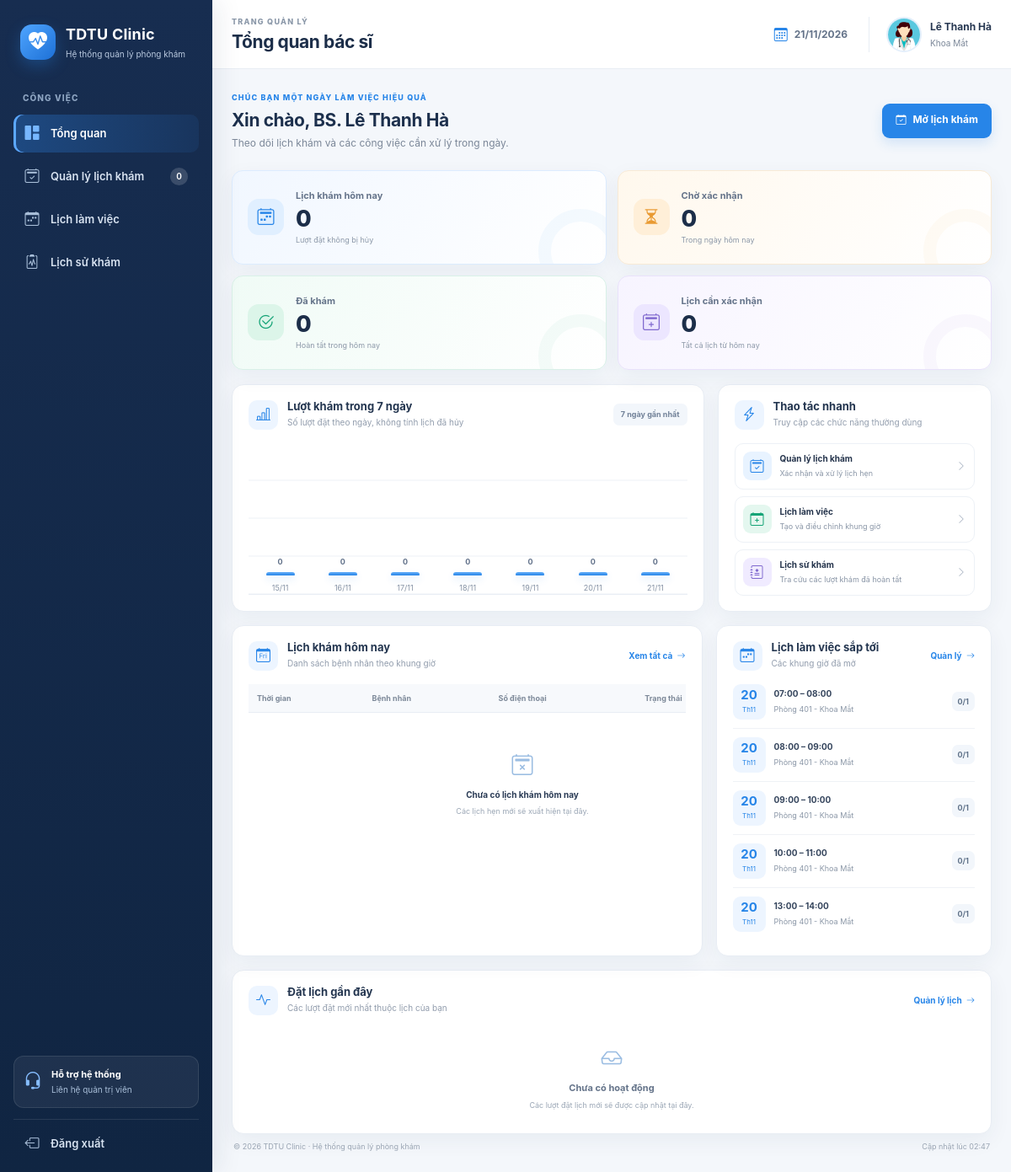
Page /doctor/dashboard.php (signed in) on the committed database.
### tables this page shows
CREATE TABLE IF NOT EXISTS BacSi (
    MaBS VARCHAR(10) PRIMARY KEY,
    MaTK INT NOT NULL UNIQUE,
    MaCK INT NOT NULL,
    HoTen VARCHAR(150) NOT NULL,
    GioiTinh VARCHAR(20),
    NgaySinh DATE,
    SoDienThoai VARCHAR(20),
    Email VARCHAR(150),
    HocVi VARCHAR(150),
    ChuyenMon VARCHAR(255),
    KinhNghiem INT NOT NULL DEFAULT 0,
    AnhDaiDien VARCHAR(255),
    TrangThai TINYINT(1) NOT NULL DEFAULT 1,

    CONSTRAINT FK_BacSi_TaiKhoan
        FOREIGN KEY (MaTK)
        REFERENCES TaiKhoan(MaTK)
        ON UPDATE CASCADE
        ON DELETE RESTRICT,

    CONSTRAINT FK_BacSi_ChuyenKhoa
        FOREIGN KEY (MaCK)
        REFERENCES ChuyenKhoa(MaCK)
        ON UPDATE CASCADE
        ON DELETE RESTRICT,

    INDEX idx_bacsi_mack (MaCK),
    INDEX idx_bacsi_hoten (HoTen)
);

CREATE TABLE IF NOT EXISTS ChuyenKhoa (
    MaCK INT AUTO_INCREMENT PRIMARY KEY,
    MaVietTat VARCHAR(10) NOT NULL UNIQUE,
    TenChuyenKhoa VARCHAR(150) NOT NULL UNIQUE,
    MoTa TEXT,
    TrangThai TINYINT(1) NOT NULL DEFAULT 1
);

CREATE TABLE IF NOT EXISTS LichKham (
    MaLich INT AUTO_INCREMENT PRIMARY KEY,
    MaBS VARCHAR(10) NOT NULL,
    MaPK INT NULL,
    NgayKham DATE NOT NULL,
    GioBatDau TIME NOT NULL,
    GioKetThuc TIME NOT NULL,
    SoLuongToiDa INT NOT NULL DEFAULT 1,
    SoLuongDaDat INT NOT NULL DEFAULT 0,
    TrangThai ENUM('Mo', 'Day', 'Huy') NOT NULL DEFAULT 'Mo',
    GhiChu VARCHAR(500),

    CONSTRAINT FK_LichKham_BacSi
        FOREIGN KEY (MaBS)
        REFERENCES BacSi(MaBS)
        ON UPDATE CASCADE
        ON DELETE RESTRICT,

    CONSTRAINT FK_LichKham_PhongKham
        FOREIGN KEY (MaPK)
        REFERENCES PhongKham(MaPK)
        ON UPDATE CASCADE
        ON DELETE RESTRICT,

    CONSTRAINT CK_LichKham_ThoiGian
        CHECK (GioKetThuc > GioBatDau),

    CONSTRAINT CK_LichKham_SoLuong
        CHECK (SoLuongToiDa > 0 AND SoLuongDaDat >= 0),

    UNIQUE KEY uq_lich_bacsi (MaBS, NgayKham, GioBatDau),
    INDEX idx_lich_ngay (NgayKham),
    INDEX idx_lich_phong (MaPK)
);

CREATE TABLE IF NOT EXISTS PhongKham (
    MaPK INT AUTO_INCREMENT PRIMARY KEY,
    TenPhong VARCHAR(100) NOT NULL,
    ViTri VARCHAR(255),
    TrangThai TINYINT(1) NOT NULL DEFAULT 1
);

### doctor/dashboard.php (the view, shortened to what this page needs)
<?php
require_once __DIR__ . '/../config/database.php';
function doctorDashboardEscape($value): string
{
    return htmlspecialchars((string)$value, ENT_QUOTES, 'UTF-8');
}
$stmt = $pdo->prepare(
    'SELECT bs.*, ck.TenChuyenKhoa
     FROM BacSi bs
     LEFT JOIN ChuyenKhoa ck ON ck.MaCK = bs.MaCK
     WHERE bs.MaTK = ?
     LIMIT 1'
);
$stmt->execute([$_SESSION['user']['MaTK']]);
$bacSi = $stmt->fetch();
$maBS = $bacSi['MaBS'];
$stmt = $pdo->prepare(
    "SELECT
        COUNT(dl.MaDatLich) AS total,
        COALESCE(SUM(dl.TrangThai = 'ChoXacNhan'), 0) AS pending,
        COALESCE(SUM(dl.TrangThai = 'DaXacNhan'), 0) AS confirmed,
        COALESCE(SUM(dl.TrangThai = 'DaKham'), 0) AS completed,
        COALESCE(SUM(dl.TrangThai = 'VangMat'), 0) AS missed
     FROM LichKham lk
     LEFT JOIN DatLich dl
        ON dl.MaLich = lk.MaLich
       AND dl.TrangThai <> 'DaHuy'
     WHERE lk.MaBS = ?
       AND lk.NgayKham = CURDATE()"
);
$stmt->execute([$maBS]);
$todayStats = $stmt->fetch();
$stmt = $pdo->prepare(
    "SELECT COUNT(*)
     FROM DatLich dl
     JOIN LichKham lk ON lk.MaLich = dl.MaLich
     WHERE lk.MaBS = ?
       AND lk.NgayKham >= CURDATE()
       AND dl.TrangThai = 'ChoXacNhan'"
);
$stmt->execute([$maBS]);
$pendingUpcoming = (int)$stmt->fetchColumn();
$stmt = $pdo->prepare(
    "SELECT
        lk.NgayKham,
        COUNT(dl.MaDatLich) AS total
     FROM LichKham lk
     LEFT JOIN DatLich dl
        ON dl.MaLich = lk.MaLich
       AND dl.TrangThai <> 'DaHuy'
     WHERE lk.MaBS = ?
       AND lk.NgayKham BETWEEN DATE_SUB(CURDATE(), INTERVAL 6 DAY) AND CURDATE()
     GROUP BY lk.NgayKham
     ORDER BY lk.NgayKham"
);
$stmt->execute([$maBS]);
$weeklyRows = $stmt->fetchAll();
$weeklyMap = [];
foreach ($weeklyRows as $row) {
    $weeklyMap[$row['NgayKham']] = (int)$row['total'];
}
$weeklyStats = [];
$weeklyMax = 1;
for ($i = 6; $i >= 0; $i--) {
    $date = date('Y-m-d', strtotime('-' . $i . ' days'));
    $count = $weeklyMap[$date] ?? 0;
    $weeklyStats[] = ['date' => $date, 'count' => $count];
    $weeklyMax = max($weeklyMax, $count);
}
$stmt = $pdo->prepare(
    "SELECT
        dl.MaDatLich,
        bn.HoTen,
        bn.SoDienThoai,
        lk.NgayKham,
        lk.GioBatDau,
        lk.GioKetThuc,
        dl.TrangThai,
        dl.LyDoKham
     FROM DatLich dl
     JOIN BenhNhan bn ON bn.MaBN = dl.MaBN
     JOIN LichKham lk ON lk.MaLich = dl.MaLich
     WHERE lk.MaBS = ?
       AND lk.NgayKham = CURDATE()
       AND dl.TrangThai <> 'DaHuy'
     ORDER BY lk.GioBatDau ASC
     LIMIT 8"
);
$stmt->execute([$maBS]);
$todayAppointments = $stmt->fetchAll();
$stmt = $pdo->prepare(
    "SELECT
        lk.NgayKham,
        lk.GioBatDau,
        lk.GioKetThuc,
        lk.SoLuongDaDat,
        lk.SoLuongToiDa,
        lk.TrangThai,
        pk.TenPhong
     FROM LichKham lk
     LEFT JOIN PhongKham pk ON pk.MaPK = lk.MaPK
     WHERE lk.MaBS = ?
       AND lk.NgayKham >= CURDATE()
       AND lk.TrangThai <> 'Huy'
     ORDER BY lk.NgayKham ASC, lk.GioBatDau ASC
     LIMIT 5"
);
$stmt->execute([$maBS]);
$upcomingSchedules = $stmt->fetchAll();
$stmt = $pdo->prepare(
    "SELECT
        bn.HoTen,
        lk.NgayKham,
        lk.GioBatDau,
        dl.NgayDat,
        dl.TrangThai
     FROM DatLich dl
     JOIN BenhNhan bn ON bn.MaBN = dl.MaBN
     JOIN LichKham lk ON lk.MaLich = dl.MaLich
     WHERE lk.MaBS = ?
     ORDER BY dl.NgayDat DESC
     LIMIT 5"
);
$stmt->execute([$maBS]);
$recentBookings = $stmt->fetchAll();
$avatar = trim((string)($bacSi['AnhDaiDien'] ?? ''));
$avatarUrl = $avatar !== '' ? '../' . ltrim($avatar, '/') : '../assets/img/health/doctor.jpg';
$todayLabel = date('d/m/Y');
?>
<!doctype html>
<html lang="vi">
<head>
    <link href="../assets/vendor/bootstrap/css/bootstrap.min.css" rel="stylesheet">
    <link href="../assets/vendor/bootstrap-icons/bootstrap-icons.min.css" rel="stylesheet">
    <link href="../assets/css/dashboard.css" rel="stylesheet">
</head>
<body class="clinic-dashboard-page">
<div class="dashboard-shell">
    <aside class="dashboard-sidebar" id="dashboardSidebar">
        <a class="sidebar-brand" href="dashboard.php">
            <span class="brand-mark"><i class="bi bi-heart-pulse-fill"></i></span>
            <span><strong>TDTU Clinic</strong><small>Hệ thống quản lý phòng khám</small></span>
        </a>
        <div class="sidebar-caption">CÔNG VIỆC</div>
        <nav class="sidebar-nav">
            <a class="sidebar-link active" href="dashboard.php"><i class="bi bi-grid-1x2-fill"></i><span>Tổng quan</span></a>
            <a class="sidebar-link" href="appointments.php"><i class="bi bi-calendar2-check"></i><span>Quản lý lịch khám</span><span class="sidebar-count"><?= (int)$pendingUpcoming ?></span></a>
            <a class="sidebar-link" href="schedules.php"><i class="bi bi-calendar-week"></i><span>Lịch làm việc</span></a>
            <a class="sidebar-link" href="history.php"><i class="bi bi-clipboard2-pulse"></i><span>Lịch sử khám</span></a>
        </nav>
        <div class="sidebar-bottom">
            <div class="sidebar-help"><i class="bi bi-headset"></i><div><strong>Hỗ trợ hệ thống</strong><span>Liên hệ quản trị viên</span></div></div>
            <a class="sidebar-link sidebar-logout" href="../logout.php"><i class="bi bi-box-arrow-left"></i><span>Đăng xuất</span></a>
        </div>
    </aside>
    <main class="dashboard-main">
        <header class="dashboard-topbar">
            <div class="topbar-heading"><span class="eyebrow">TRANG QUẢN LÝ</span><h1>Tổng quan bác sĩ</h1></div>
            <div class="topbar-actions">
                <div class="topbar-date"><i class="bi bi-calendar3"></i><span><?= doctorDashboardEscape($todayLabel) ?></span></div>
                <div class="topbar-user">
                    <img src="<?= doctorDashboardEscape($avatarUrl) ?>" alt="Ảnh bác sĩ" onerror="this.src='../assets/img/health/doctor.jpg'">
                    <div><strong><?= doctorDashboardEscape($bacSi['HoTen']) ?></strong><small><?= doctorDashboardEscape($bacSi['TenChuyenKhoa'] ?? 'Bác sĩ') ?></small></div>
                </div>
            </div>
        </header>
        <div class="dashboard-content">
            <section class="welcome-row">
                <div><p class="welcome-kicker">CHÚC BẠN MỘT NGÀY LÀM VIỆC HIỆU QUẢ</p><h2>Xin chào, BS. <?= doctorDashboardEscape($bacSi['HoTen']) ?></h2><p>Theo dõi lịch khám và các công việc cần xử lý trong ngày.</p></div>
                <a class="btn btn-primary dashboard-primary-btn" href="appointments.php"><i class="bi bi-calendar-check me-2"></i>Mở lịch khám</a>
            </section>
            <section class="stats-grid stats-grid-doctor">
                <article class="stat-card stat-blue"><div class="stat-icon"><i class="bi bi-calendar2-week"></i></div><div class="stat-copy"><span>Lịch khám hôm nay</span><strong><?= (int)$todayStats['total'] ?></strong><small>Lượt đặt không bị hủy</small></div></article>
                <article class="stat-card stat-orange"><div class="stat-icon"><i class="bi bi-hourglass-split"></i></div><div class="stat-copy"><span>Chờ xác nhận</span><strong><?= (int)$todayStats['pending'] ?></strong><small>Trong ngày hôm nay</small></div></article>
                <article class="stat-card stat-green"><div class="stat-icon"><i class="bi bi-check2-circle"></i></div><div class="stat-copy"><span>Đã khám</span><strong><?= (int)$todayStats['completed'] ?></strong><small>Hoàn tất trong hôm nay</small></div></article>
                <article class="stat-card stat-purple"><div class="stat-icon"><i class="bi bi-calendar2-plus"></i></div><div class="stat-copy"><span>Lịch cần xác nhận</span><strong><?= $pendingUpcoming ?></strong><small>Tất cả lịch từ hôm nay</small></div></article>
            </section>
            <section class="dashboard-grid dashboard-grid-main">
                <article class="dashboard-panel panel-chart">
                    <div class="panel-heading"><div><span class="panel-icon"><i class="bi bi-bar-chart-line"></i></span><div><h3>Lượt khám trong 7 ngày</h3><p>Số lượt đặt theo ngày, không tính lịch đã hủy</p></div></div><span class="panel-tag">7 ngày gần nhất</span></div>
                    <div class="weekly-chart" role="img" aria-label="Biểu đồ lượt khám trong 7 ngày gần nhất">
                        <?php foreach ($weeklyStats as $day): ?>
                            <div class="weekly-bar-item"><div class="weekly-bar-track"><div class="weekly-bar-fill" style="height: <?= max(3, (int)round(($day['count'] / $weeklyMax) * 100)) ?>%"><span><?= (int)$day['count'] ?></span></div></div><small><?= doctorDashboardEscape(date('d/m', strtotime($day['date']))) ?></small></div>
                        <?php endforeach; ?>
                    </div>
                </article>
                <article class="dashboard-panel panel-quick-actions">
                    <div class="panel-heading"><div><span class="panel-icon"><i class="bi bi-lightning-charge"></i></span><div><h3>Thao tác nhanh</h3><p>Truy cập các chức năng thường dùng</p></div></div></div>
                    <div class="quick-action-list">
                        <a href="appointments.php"><span class="quick-action-icon quick-blue"><i class="bi bi-calendar2-check"></i></span><span><strong>Quản lý lịch khám</strong><small>Xác nhận và xử lý lịch hẹn</small></span><i class="bi bi-chevron-right"></i></a>
                        <a href="schedules.php"><span class="quick-action-icon quick-green"><i class="bi bi-calendar-plus"></i></span><span><strong>Lịch làm việc</strong><small>Tạo và điều chỉnh khung giờ</small></span><i class="bi bi-chevron-right"></i></a>
                        <a href="history.php"><span class="quick-action-icon quick-purple"><i class="bi bi-journal-medical"></i></span><span><strong>Lịch sử khám</strong><small>Tra cứu các lượt khám đã hoàn tất</small></span><i class="bi bi-chevron-right"></i></a>
                    </div>
                </article>
            </section>
            <section class="dashboard-grid dashboard-grid-lower">
                <article class="dashboard-panel panel-table">
                    <div class="panel-heading"><div><span class="panel-icon"><i class="bi bi-calendar-day"></i></span><div><h3>Lịch khám hôm nay</h3><p>Danh sách bệnh nhân theo khung giờ</p></div></div><a class="panel-link" href="appointments.php">Xem tất cả <i class="bi bi-arrow-right"></i></a></div>
                    <div class="table-responsive dashboard-table-wrap">
                        <table class="table dashboard-table align-middle">
                            <thead><tr><th>Thời gian</th><th>Bệnh nhân</th><th>Số điện thoại</th><th>Trạng thái</th><th></th></tr></thead>
                            <tbody>
                            <?php if (!$todayAppointments): ?><tr><td colspan="5"><div class="empty-state"><i class="bi bi-calendar2-x"></i><strong>Chưa có lịch khám hôm nay</strong><span>Các lịch hẹn mới sẽ xuất hiện tại đây.</span></div></td></tr><?php endif; ?>
                            </tbody>
                        </table>
                    </div>
                </article>
                <article class="dashboard-panel panel-schedule-list">
                    <div class="panel-heading"><div><span class="panel-icon"><i class="bi bi-calendar-week"></i></span><div><h3>Lịch làm việc sắp tới</h3><p>Các khung giờ đã mở</p></div></div><a class="panel-link" href="schedules.php">Quản lý <i class="bi bi-arrow-right"></i></a></div>
                    <div class="schedule-list">
                        <?php foreach ($upcomingSchedules as $schedule): ?>
                            <div class="schedule-item"><div class="schedule-date"><strong><?= doctorDashboardEscape(date('d', strtotime($schedule['NgayKham']))) ?></strong><small>Th<?= doctorDashboardEscape(date('m', strtotime($schedule['NgayKham']))) ?></small></div><div class="schedule-info"><strong><?= doctorDashboardEscape(substr($schedule['GioBatDau'], 0, 5)) ?> – <?= doctorDashboardEscape(substr($schedule['GioKetThuc'], 0, 5)) ?></strong><small><?= doctorDashboardEscape($schedule['TenPhong'] ?: 'Chưa phân phòng') ?></small></div><span class="capacity-pill"><?= (int)$schedule['SoLuongDaDat'] ?>/<?= (int)$schedule['SoLuongToiDa'] ?></span></div>
                        <?php endforeach; ?>
                    </div>
                </article>
            </section>
            <section class="dashboard-panel panel-activity">
                <div class="panel-heading"><div><span class="panel-icon"><i class="bi bi-activity"></i></span><div><h3>Đặt lịch gần đây</h3><p>Các lượt đặt mới nhất thuộc lịch của bạn</p></div></div><a class="panel-link" href="history.php">Quản lý lịch <i class="bi bi-arrow-right"></i></a></div>
                <div class="activity-list">
                    <?php if (!$recentBookings): ?><div class="empty-state compact-empty"><i class="bi bi-inbox"></i><strong>Chưa có hoạt động</strong><span>Các lượt đặt lịch mới sẽ được cập nhật tại đây.</span></div><?php endif; ?>
                </div>
            </section>
            <footer class="dashboard-footer">© <?= date('Y') ?> TDTU Clinic · Hệ thống quản lý phòng khám <span>Cập nhật lúc <?= date('H:i') ?></span></footer>
        </div>
    </main>
</div>
</body>
</html>

### rows in the picture
bacsi: HoTen "Lê Thanh Hà", MaCK.TenChuyenKhoa "Khoa Mắt"
lichkham: NgayKham "20", NgayKham "11", GioBatDau "07:00", GioKetThuc "08:00", MaPK.TenPhong "Phòng 401 - Khoa Mắt", SoLuongDaDat "0", SoLuongToiDa "1"
lichkham: NgayKham "20", NgayKham "11", GioBatDau "08:00", GioKetThuc "09:00", MaPK.TenPhong "Phòng 401 - Khoa Mắt", SoLuongDaDat "0", SoLuongToiDa "1"
lichkham: NgayKham "20", NgayKham "11", GioBatDau "09:00", GioKetThuc "10:00", MaPK.TenPhong "Phòng 401 - Khoa Mắt", SoLuongDaDat "0", SoLuongToiDa "1"
lichkham: NgayKham "20", NgayKham "11", GioBatDau "10:00", GioKetThuc "11:00", MaPK.TenPhong "Phòng 401 - Khoa Mắt", SoLuongDaDat "0", SoLuongToiDa "1"
lichkham: NgayKham "20", NgayKham "11", GioBatDau "13:00", GioKetThuc "14:00", MaPK.TenPhong "Phòng 401 - Khoa Mắt", SoLuongDaDat "0", SoLuongToiDa "1"

### other values in the picture
$pendingUpcoming "0"
$todayStats['total'] "0"
$todayStats['pending'] "0"
$todayStats['completed'] "0"
$day['count'] "0"
doctorDashboardEscape(date('d/m', strtotime($day['date']))) "15/11"
doctorDashboardEscape(date('d/m', strtotime($day['date']))) "16/11"
doctorDashboardEscape(date('d/m', strtotime($day['date']))) "17/11"
doctorDashboardEscape(date('d/m', strtotime($day['date']))) "18/11"
doctorDashboardEscape(date('d/m', strtotime($day['date']))) "19/11"
doctorDashboardEscape(date('d/m', strtotime($day['date']))) "20/11"
doctorDashboardEscape(date('d/m', strtotime($day['date']))) "21/11"
